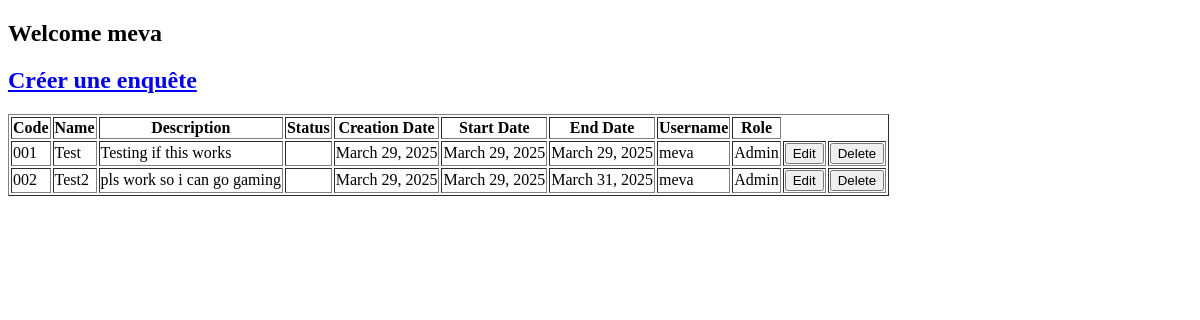
Page /home-admin/ (signed in) on the earlier database version.
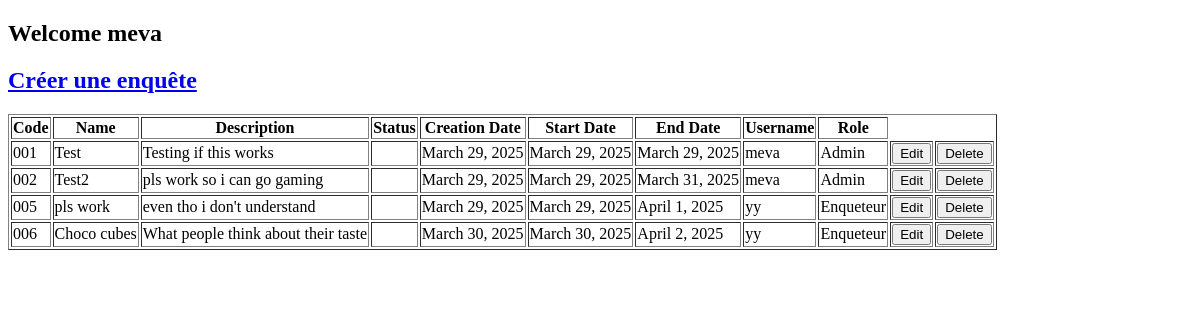
Same page on the later database version.
### home/models.py (models this page shows)
class enquete(models.Model):
    code = models.CharField(max_length = 10, unique = True)
    name = models.CharField(max_length = 100, unique = True)
    description = models.CharField(max_length = 255, null= True, blank= True)
    status = models.CharField(max_length = 10)
    creation_date = models.DateField(auto_now_add = True)
    start_date = models.DateField(null= False, blank= False)
    end_date = models.DateField(null= False, blank= False)
    userID = models.ForeignKey(User, on_delete = models.CASCADE, related_name= 'enquete')
    roleID = models.ForeignKey(role, on_delete = models.CASCADE, related_name= 'enquete')
    token = models.UUIDField(default = uuid.uuid4, editable = False, unique= True)

class role(models.Model):
    role_name = models.CharField(max_length=15)
    def __str__(self):
        return self.role_name

### home/views.py (the view)
# urls.py: path('home-admin/', home_admin, name='home_admin'),
@login_required
def home_admin(request):
    context = {
        'enquetes' : enquete.objects.all()
    }
    return render(request, 'admin/main_admin.html', context)

### home/templates/admin/main_admin.html
{% extends "admin/home_admin.html" %}
{% block main %}
<a href="{% url 'create_enquete' %}"><h2>Créer une enquête</h2></a>
<table border="1">
    <tr>
        <th>Code</th>
        <th>Name</th>
        <th>Description</th>
        <th>Status</th>
        <th>Creation Date</th>
        <th>Start Date</th>
        <th>End Date</th>
        <th>Username</th>
        <th>Role</th>
    </tr>
    {% for enquete in enquetes %}
    <tr>
        <td>{{ enquete.code }}</td>
        <td>{{ enquete.name }}</td>
        <td>{{ enquete.description }}</td>
        <td>{{ enquete.status }}</td>
        <td>{{ enquete.creation_date }}</td>
        <td>{{ enquete.start_date }}</td>
        <td>{{ enquete.end_date }}</td>
        <td>{{ enquete.userID }}</td>
        <td>{{ enquete.roleID }}</td>
        <td><a href="{% url 'update_enquete_admin' enquete.id %}"><button>Edit</button></a></td>
        <td><a href="{% url 'delete_enquete_admin' enquete.id %}"><button>Delete</button></a></td>
    </tr>
    {% endfor %}
</table>
{% endblock  %}

### home/templates/admin/home_admin.html (shortened to what this page needs)
{% load static %}
<!DOCTYPE html>
<html lang="en">
<head>
</head>
<body>
    <h2>Welcome {{ user.username }}</h2>
    <main>
        {% block main %}
        {% endblock %}
    </main>
</body>
</html>

Differences in the rows shown:
added enquete: code "005", name "pls work", description "even tho i don't understand", creation_date "March 29, 2025", start_date "March 29, 2025", end_date "April 1, 2025", userID "yy", roleID "Enqueteur"
added enquete: code "006", name "Choco cubes", description "What people think about their taste", creation_date "March 30, 2025", start_date "March 30, 2025", end_date "April 2, 2025", userID "yy", roleID "Enqueteur"
